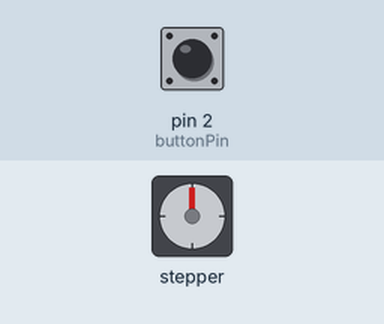
Bench run of a sketch on a simulated Arduino Uno, built with avr-gcc and run on an emulated ATmega328P. On the bench: stepper motor. The inputs (shaded band) are chosen by the test bench; at power-on: pin 2 (buttonPin) HIGH. Stepper angles assume 2048 steps per turn; what the sketch prints to the serial monitor is not drawn.

Above: at 1.2 s.
1.3 s: pin 2 (buttonPin) pulled LOW for 0.15 s
At 3.9 s:
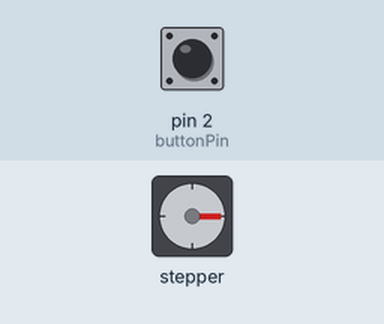
4.3 s: pin 2 (buttonPin) pulled LOW for 1 s
At 6.2 s:
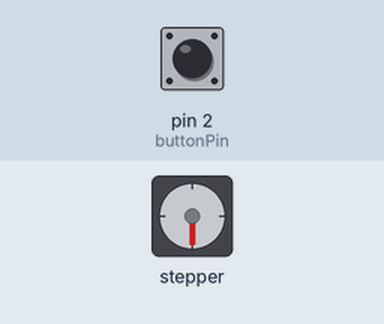
7.3 s: pin 2 (buttonPin) pulled LOW for 0.15 s
At 9.6 s:
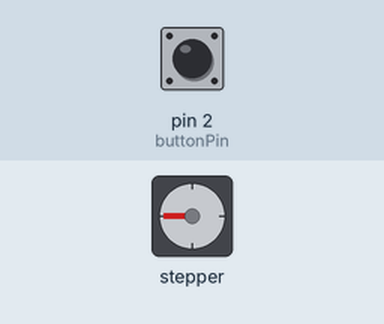
10.3 s: pin 2 (buttonPin) pulled LOW for 3.2 s
At 10.75 s:
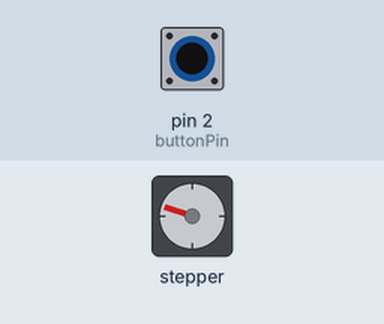
Timing chart, 0 to 13.3 s (numbered marks = the images above; inputs shaded):
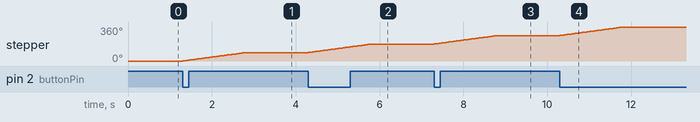

Measured:
- after the input at 1.3 s, stepper: turns 90° clockwise in 1.5 s, starting at once
- after the input at 4.3 s, stepper: turns 90° clockwise in 1.5 s, starting at once
- after the input at 7.3 s, stepper: turns 90° clockwise in 1.5 s, starting at once
- after the input at 10.3 s, stepper: turns 90° clockwise in 1.5 s, starting at once

The sketch:

stepper-test.ino
```cpp
#include <Stepper.h>

// 28BYJ-48 has 2048 steps per full revolution in half-step mode.
// The Arduino Stepper library uses full steps, so 2048/2 = 1024 steps/rev.
const int STEPS_PER_REV = 2048;
const int QUARTER_TURN   = STEPS_PER_REV / 4; // 512 steps

// ULN2003 driver board pins (IN1, IN2, IN3, IN4)
// Wire these to any four digital output pins.
const int IN1 = 8;
const int IN2 = 9;
const int IN3 = 10;
const int IN4 = 11;

const int buttonPin = 2;

// Medium speed: ~10 RPM (max reliable for 28BYJ-48 is ~15 RPM)
const int MOTOR_RPM = 10;

// Debounce
const unsigned long DEBOUNCE_MS = 50;

Stepper motor(STEPS_PER_REV, IN1, IN3, IN2, IN4); // pin order matters for correct step sequence

bool      motorBusy       = false;
bool      lastButtonState  = HIGH; // INPUT_PULLUP idles HIGH
unsigned long lastDebounceTime = 0;

void setup() {
  Serial.begin(9600);
  pinMode(buttonPin, INPUT_PULLUP);
  motor.setSpeed(MOTOR_RPM);
  Serial.println("Stepper test ready. Press button to rotate 1/4 turn.");
}

void loop() {
  if (motorBusy) return; // ignore input while turning

  bool reading = digitalRead(buttonPin);

  // Detect falling edge (HIGH -> LOW = button pressed)
  if (reading == LOW && lastButtonState == HIGH) {
    unsigned long now = millis();
    if (now - lastDebounceTime >= DEBOUNCE_MS) {
      lastDebounceTime = now;
      Serial.println("Button pressed — rotating 1/4 turn.");
      motorBusy = true;
      motor.step(QUARTER_TURN);
      motorBusy = false;
      Serial.println("Done.");
    }
  }

  lastButtonState = reading;
}
```
